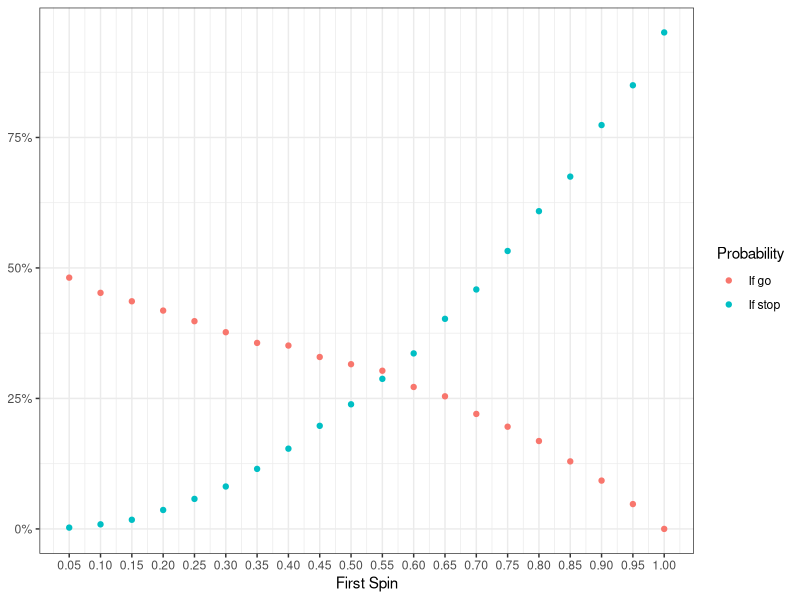

Write the R code that produced this figure.
library(tidyverse)
possiblities = expand_grid(spin1=seq(.05, 1, by=.05), spin2=seq(.05, 1, by=.05))

possiblities %>% 
  mutate(total_if_stop = spin1,
         total_if_go = spin1+spin2) %>% 
  mutate(scenario = if_else(spin1<=.5, total_if_go, total_if_stop))%>% 
  summarize(too_low = mean(scenario<=.5), winner = mean(scenario>.5 & scenario<=1),
                           bust=mean(scenario>1))%>% 
  pivot_longer(everything())



possiblities = expand_grid(p1_r1=seq(.05, 1, by=.05), p1_r2=seq(.05, 1, by=.05),
                           p2_r1=seq(.05, 1, by=.05), p2_r2=seq(.05, 1, by=.05)) %>%
  mutate(across(everything(), round, 2))

full_set = possiblities %>% 
  mutate(p1_stopped = p1_r1, p1_go = p1_r1+p1_r2,
         p2_given_p1_stopped = if_else(p2_r1>p1_stopped, p2_r1, 
                                       if_else(p2_r1 < p1_stopped, p2_r1+p2_r2,
                                               if_else(p2_r1<.5, p2_r1+p2_r2, p2_r1))), #handle ties
         p2_given_p1_go = if_else((p2_r1>p1_go)|p1_go>1, p2_r1, 
                                  if_else(p2_r1< p1_go, p2_r1+p2_r2,
                                          if_else(p2_r1<.5, p2_r1+p2_r2, p2_r1))), #handle ties
         p2_win_given_p1_go = (p2_given_p1_stopped > p1_go & p2_given_p1_go <= 1) | p1_go>1,
         p2_win_given_p1_stopped = p2_given_p1_stopped>p1_stopped & p2_given_p1_stopped<=1,
         tie_given_p1_go = p2_given_p1_go == p1_go,
         tie_given_p1_stopped = p2_given_p1_stopped == p1_stopped) 

probs_given_stopped = 
  full_set %>% group_by(p1_r1) %>%
  summarize(p2_wins_prob_after_stop = mean(p2_win_given_p1_stopped),
            p2_ties_after_stop = mean(tie_given_p1_stopped)) %>%
  mutate(p1_wins_prob_after_stop = 1-p2_wins_prob_after_stop - p2_ties_after_stop)

probs_given_go = 
  full_set %>% group_by(p1_r1) %>%
  summarize(p2_wins_prob_after_go = mean(p2_win_given_p1_go),
            p2_ties_after_go = mean(tie_given_p1_go)) %>%
  mutate(p1_wins_prob_after_go = 1-p2_wins_prob_after_go - p2_ties_after_go)


decisions = probs_given_stopped %>% left_join(probs_given_go) %>%
  mutate(p1_win_prob_if_stop = p1_wins_prob_after_stop + .5 * p2_ties_after_stop,
         p1_win_prob_if_go = p1_wins_prob_after_go + .5 * p2_ties_after_go,
    p1_decision = if_else(p1_win_prob_if_stop >
                            p1_win_prob_if_go,
         "STOP", "GO"),
         p1_win_prob = if_else(p1_decision=="STOP", p1_wins_prob_after_stop + .5*p2_ties_after_stop,
                               p1_wins_prob_after_go+.5*p2_ties_after_stop))

decisions%>%
  ggplot(aes(x=p1_r1))+geom_point(aes(y=p1_win_prob_if_stop, color="If stop"))+
  geom_point(aes(y=p1_win_prob_if_go, color="If go"))+
  scale_x_continuous("First Spin", breaks=seq(.05, 1, by=.05))+
  scale_y_continuous(NULL, labels=scales::label_percent())+
  guides(color=guide_legend("Probability"))+
  theme_bw()

decisions %>% summarize(mean(p1_win_prob))
